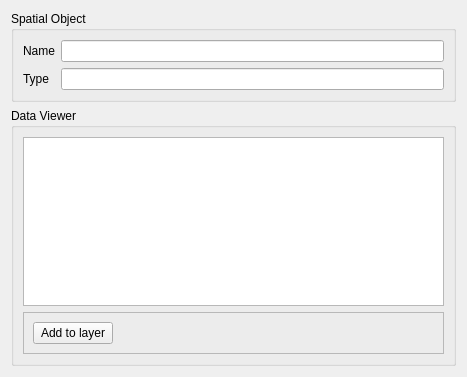
<?xml version="1.0" encoding="UTF-8"?>
<ui version="4.0">
 <class>Form</class>
 <widget class="QWidget" name="Form">
  <property name="geometry">
   <rect>
    <x>0</x>
    <y>0</y>
    <width>467</width>
    <height>377</height>
   </rect>
  </property>
  <property name="windowTitle">
   <string>Form</string>
  </property>
  <layout class="QVBoxLayout" name="verticalLayout">
   <item>
    <widget class="QGroupBox" name="groupBoxTypeConstructor">
     <property name="title">
      <string>Spatial Object</string>
     </property>
     <layout class="QFormLayout" name="formLayout">
      <item row="0" column="0">
       <widget class="QLabel" name="labelName">
        <property name="text">
         <string>Name</string>
        </property>
       </widget>
      </item>
      <item row="0" column="1">
       <widget class="QLineEdit" name="lineEditName">
        <property name="readOnly">
         <bool>true</bool>
        </property>
       </widget>
      </item>
      <item row="1" column="0">
       <widget class="QLabel" name="labelSignature">
        <property name="text">
         <string>Type</string>
        </property>
       </widget>
      </item>
      <item row="1" column="1">
       <widget class="QLineEdit" name="lineEditType">
        <property name="readOnly">
         <bool>true</bool>
        </property>
       </widget>
      </item>
     </layout>
    </widget>
   </item>
   <item>
    <widget class="QGroupBox" name="groupBox">
     <property name="title">
      <string>Data Viewer</string>
     </property>
     <layout class="QVBoxLayout" name="verticalLayout_2">
      <item>
       <widget class="QTableView" name="tableView">
        <property name="editTriggers">
         <set>QAbstractItemView::NoEditTriggers</set>
        </property>
        <property name="selectionBehavior">
         <enum>QAbstractItemView::SelectRows</enum>
        </property>
       </widget>
      </item>
      <item>
       <widget class="QFrame" name="frame">
        <property name="maximumSize">
         <size>
          <width>16777215</width>
          <height>16777215</height>
         </size>
        </property>
        <property name="frameShape">
         <enum>QFrame::StyledPanel</enum>
        </property>
        <property name="frameShadow">
         <enum>QFrame::Raised</enum>
        </property>
        <layout class="QHBoxLayout" name="horizontalLayout">
         <property name="leftMargin">
          <number>9</number>
         </property>
         <property name="topMargin">
          <number>9</number>
         </property>
         <property name="rightMargin">
          <number>9</number>
         </property>
         <property name="bottomMargin">
          <number>9</number>
         </property>
         <item>
          <widget class="QPushButton" name="pushButtonAddToLayer">
           <property name="text">
            <string>Add to layer</string>
           </property>
          </widget>
         </item>
         <item>
          <spacer name="horizontalSpacer">
           <property name="orientation">
            <enum>Qt::Horizontal</enum>
           </property>
           <property name="sizeHint" stdset="0">
            <size>
             <width>40</width>
             <height>20</height>
            </size>
           </property>
          </spacer>
         </item>
        </layout>
       </widget>
      </item>
     </layout>
    </widget>
   </item>
  </layout>
 </widget>
 <resources/>
 <connections/>
</ui>
